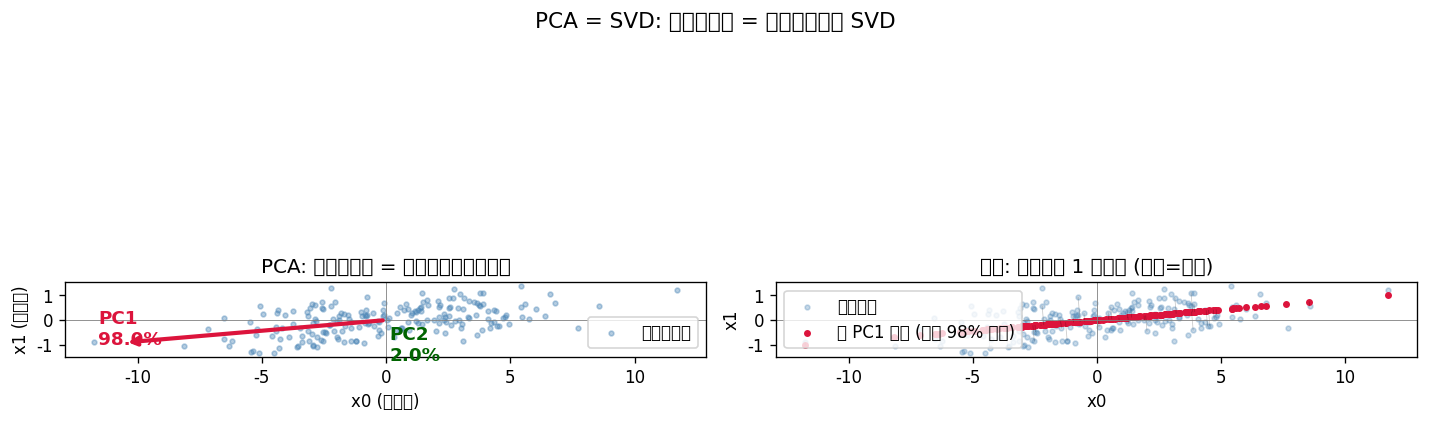

Recreate this plot in Python.
"""
MIT 18.06 · 实验02: PCA 与 SVD 的等价性 + 四个子空间可视化
依赖: numpy, matplotlib
运行: python3 02_pca_vs_svd.py

验证:
  1. PCA via 协方差特征分解 ≡ PCA via SVD (数值等价)
  2. SVD 的 U/Σ/Vᵀ 分别张成四个基本子空间
  3. 解释方差比与奇异值的平方关系
  4. 二维数据上主成分方向的几何可视化
"""
import numpy as np
import matplotlib
matplotlib.use("Agg")
import matplotlib.pyplot as plt
plt.rcParams["font.sans-serif"] = ["Noto Sans CJK SC", "DejaVu Sans"]
plt.rcParams["axes.unicode_minus"] = False

np.random.seed(7)

# ============================================================
# 实验 1: PCA 两种实现路径的等价性
# ============================================================
print("=" * 60)
print("实验 1: PCA 两种实现路径的数值等价性")
print("=" * 60)

# 构造相关数据: 2D 椭圆 + 噪声
n = 200
angle = np.array([[1.0, 0.6],   # 协方差结构: x0 与 x1 强相关
                  [0.6, 0.4]])
X = np.random.randn(n, 2) @ np.linalg.cholesky(angle) * 3
X += np.array([5, -2])  # 平移 (非中心化)

# --- 路径 A: 协方差矩阵特征分解 ---
Xc = X - X.mean(axis=0)                       # 中心化
Cov = (Xc.T @ Xc) / (n - 1)                    # 样本协方差
eigvals_A, eigvecs_A = np.linalg.eigh(Cov)     # eigh 返回升序
eigvals_A, eigvecs_A = eigvals_A[::-1], eigvecs_A[:, ::-1]  # 降序

# --- 路径 B: SVD ---
U, S, Vt = np.linalg.svd(Xc, full_matrices=False)
eigvals_B = S ** 2 / (n - 1)
# Vt 的行 = 右奇异向量 = PCA 主方向 (注意符号可能翻转)
eigvecs_B = Vt.T

print("协方差特征分解得到的特征值:", np.round(eigvals_A, 6))
print("SVD 奇异值²/(n-1)        :", np.round(eigvals_B, 6))
print("两者数值相等:", np.allclose(eigvals_A, eigvals_B))

# 主方向: 可能差一个符号 (特征向量/奇异向量的符号不唯一)
# 比较时取绝对值
directions_match = np.allclose(np.abs(eigvecs_A), np.abs(eigvecs_B), atol=1e-10)
print("主方向一致 (符号无关):", directions_match)

# 解释方差比
explained_ratio = eigvals_A / eigvals_A.sum()
print(f"各主成分解释方差比: PC1={explained_ratio[0]:.1%}, PC2={explained_ratio[1]:.1%}")

# ============================================================
# 实验 2: SVD 揭示四个基本子空间
# ============================================================
print("\n" + "=" * 60)
print("实验 2: SVD 与四个基本子空间")
print("=" * 60)

# 构造一个秩 2 的 4×3 矩阵
A = np.array([[1, 2, 3],
              [4, 5, 6],
              [7, 8, 9],
              [2, 4, 6]], dtype=float)  # 第 4 行 = 2×第 1 行 -> 秩较低
U, S, Vt = np.linalg.svd(A, full_matrices=True)
r = np.sum(S > 1e-10)
print(f"A 的形状: {A.shape},  数值秩 r = {r}")
print(f"奇异值: {np.round(S, 6)}")

print("\n四个基本子空间 (由 SVD 的列给出标准正交基):")
print(f"  列空间  C(A)  ⊂ ℝ^{A.shape[0]}: U 的前 {r} 列  -> dim = {r}")
print(f"  左零空间 N(Aᵀ) ⊂ ℝ^{A.shape[0]}: U 的后 {A.shape[0]-r} 列 -> dim = {A.shape[0]-r}")
print(f"  行空间  C(Aᵀ) ⊂ ℝ-{A.shape[1]}: Vᵀ的前 {r} 行 (V 的前 {r} 列) -> dim = {r}")
print(f"  零空间  N(A)  ⊂ ℝ-{A.shape[1]}: Vᵀ的后 {A.shape[1]-r} 行 -> dim = {A.shape[1]-r}")

# 验证: A 的列应该在 U 的前 r 列张成的空间中
proj_col = U[:, :r] @ (U[:, :r].T @ A)
print(f"\nA 在其列空间中的投影误差: {np.linalg.norm(A - proj_col):.2e} (应≈0)")
# 验证: N(A) 中的向量 A x = 0
null_vec = Vt[r:].T[:, 0] if (A.shape[1] - r) > 0 else None
if null_vec is not None:
    print(f"零空间向量 x = {np.round(null_vec, 4)}")
    print(f"  A @ x = {np.round(A @ null_vec, 8)} (应≈0)")

# ============================================================
# 实验 3: 二维 PCA 几何可视化
# ============================================================
print("\n" + "=" * 60)
print("实验 3: PCA 主成分方向几何可视化")
print("=" * 60)

fig, axes = plt.subplots(1, 2, figsize=(12, 5))

# 左图: 数据 + 主成分方向
ax = axes[0]
ax.scatter(Xc[:, 0], Xc[:, 1], s=8, alpha=0.4, color="steelblue", label="中心化数据")
scale = 3 * np.sqrt(eigvals_A)  # 用特征值的平方根缩放箭头长度
for i, color in enumerate(["crimson", "darkgreen"]):
    vec = eigvecs_A[:, i] * scale[i]
    ax.annotate("", xy=(vec[0], vec[1]), xytext=(0, 0),
                arrowprops=dict(arrowstyle="->", color=color, lw=2.5))
    ax.text(vec[0]*1.1, vec[1]*1.1, f"PC{i+1}\n{explained_ratio[i]:.1%}",
            color=color, fontsize=11, fontweight="bold")
ax.axhline(0, color="gray", lw=0.5); ax.axvline(0, color="gray", lw=0.5)
ax.set_aspect("equal"); ax.legend(); ax.set_title("PCA: 主成分方向 = 协方差矩阵特征向量")
ax.set_xlabel("x0 (中心化)"); ax.set_ylabel("x1 (中心化)")

# 右图: 投影到 PC1 vs 原始 — 维度压缩
ax = axes[1]
# 投影到第 1 主成分 (1D)
proj_pc1 = Xc @ eigvecs_A[:, 0]
reconstructed = np.outer(proj_pc1, eigvecs_A[:, 0])  # 仅用 PC1 重建
ax.scatter(Xc[:, 0], Xc[:, 1], s=8, alpha=0.3, color="steelblue", label="原始数据")
ax.scatter(reconstructed[:, 0], reconstructed[:, 1], s=10, color="crimson",
           label=f"仅 PC1 重建 (保留 {explained_ratio[0]:.0%} 方差)")
# 连线
for i in range(0, n, 6):
    ax.plot([Xc[i, 0], reconstructed[i, 0]], [Xc[i, 1], reconstructed[i, 1]],
            "k-", alpha=0.2, lw=0.5)
ax.axhline(0, color="gray", lw=0.5); ax.axvline(0, color="gray", lw=0.5)
ax.set_aspect("equal"); ax.legend(); ax.set_title("降维: 投影到第 1 主成分 (垂线=损失)")
ax.set_xlabel("x0"); ax.set_ylabel("x1")

plt.suptitle("PCA = SVD: 主成分分析 = 对数据矩阵做 SVD", fontsize=13)
plt.tight_layout()
plt.savefig(__file__.replace(".py", ".png"), dpi=120, bbox_inches="tight")
print(f"图表已保存: {__file__.replace('.py', '.png')}")

# ============================================================
# 关键结论
# ============================================================
print("\n" + "=" * 60)
print("核心结论")
print("=" * 60)
print("""
1. PCA ≡ SVD:  对中心化数据 Xc 做奇异值分解 Xc = U Σ Vᵀ,
   则 V 的列 (= 右奇异向量) 就是 PCA 的主成分方向,
   且 特征值 λᵢ = σᵢ²/(n-1).

2. SVD 同时给出四个基本子空间的标准正交基:
   - C(A)  = span(U 的前 r 列)
   - N(Aᵀ) = span(U 的后 m-r 列)
   - C(Aᵀ) = span(V 的前 r 列)
   - N(A)  = span(V 的后 n-r 列)

3. 降维的损失 = 被丢弃的奇异值:  ‖X - X_k‖_F = √(σ²_{k+1} + ... + σ²_n)
   这就是 Eckart-Young 定理 —— SVD 给出最优低秩近似.
""")
